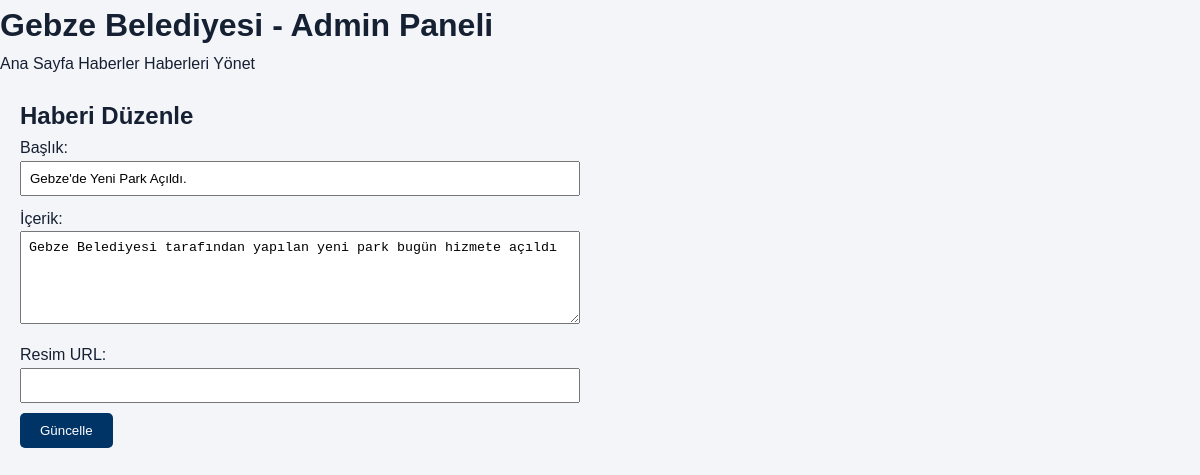
/admin/haber-duzenle.php?id=1, run on an earlier commit of the app's database.
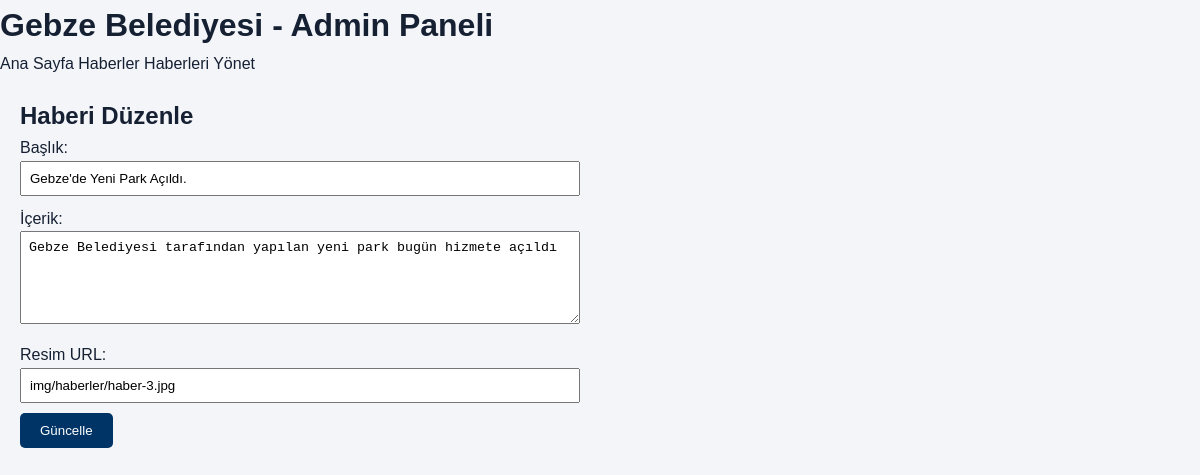
And on a later commit of the database.
### tables this page shows
CREATE TABLE `haberler` (
  `id` int(11) NOT NULL,
  `baslik` varchar(255) NOT NULL,
  `icerik` text NOT NULL,
  `resim` varchar(255) NOT NULL,
  `tarih` datetime NOT NULL
);

### admin/haber-duzenle.php (the view, shortened to what this page needs)
<?php
include '../includes/db.php';
$id = $_GET['id'];
$stmt = $conn->prepare("SELECT * FROM haberler WHERE id = ?");
$stmt->execute([$id]);
$haber = $stmt->fetch(PDO::FETCH_ASSOC);
?>
<!DOCTYPE html>
<html lang="tr">
<head>
    <link rel="stylesheet" href="../css/style.css">
</head>
<body>
    <header>
        <h1>Gebze Belediyesi - Admin Paneli</h1>
        <nav>
            <a href="../index.php">Ana Sayfa</a>
            <a href="../pages/haberler.php">Haberler</a>
            <a href="haber-yonet.php">Haberleri Yönet</a>
        </nav>
    </header>
    <main style="padding: 20px; max-width: 600px;">
        <h2>Haberi Düzenle</h2>
        <form method="POST">
            <label>Başlık:</label><br>
            <input type="text" name="baslik" value="<?php echo htmlspecialchars($haber['baslik']); ?>" required style="width: 100%; padding: 8px; margin-bottom: 10px;"><br>
            <label>İçerik:</label><br>
            <textarea name="icerik" rows="5" required style="width: 100%; padding: 8px; margin-bottom: 10px;"><?php echo htmlspecialchars($haber['icerik']); ?></textarea><br>
            <label>Resim URL:</label><br>
            <input type="text" name="resim" value="<?php echo htmlspecialchars($haber['resim']); ?>" style="width: 100%; padding: 8px; margin-bottom: 10px;"><br>
            <button type="submit" style="background: #003366; color: white; padding: 10px 20px; border: none; border-radius: 5px; cursor: pointer;">
                Güncelle
            </button>
        </form>
    </main>
</body>
</html>

What changed in the data, as far as the page shows it:
changed haberler "Gebze'de Yeni Park Açıldı.": resim (not shown) → "img/haberler/haber-3.jpg"
